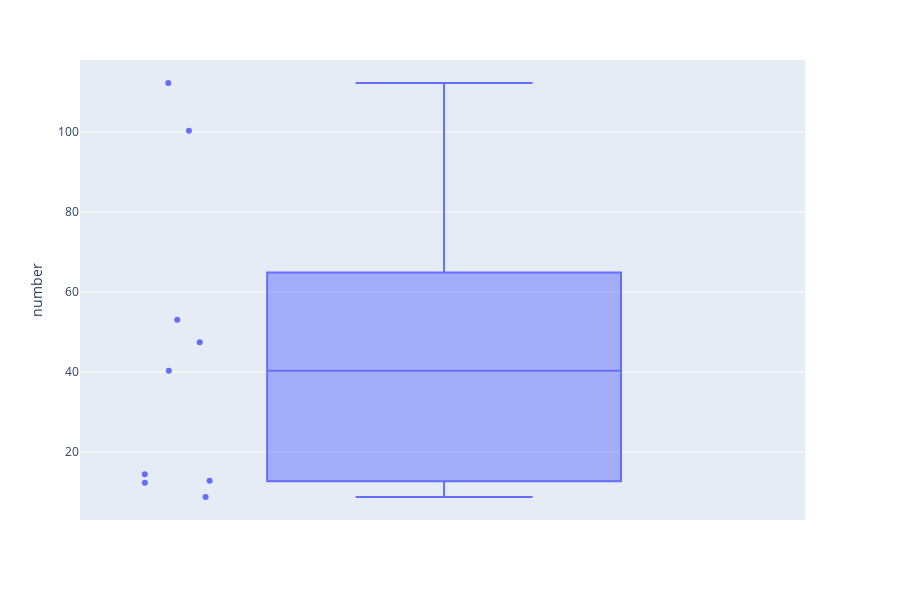

Source (notebook cell):
### Code cell
fig = px.box(chain_number, y="number", points='all')
fig.show()

### Figure 1 — Plotly figure (JSON) as saved in the notebook; plotly's stock layout.template omitted (floating-point values rounded to 4 significant figures)
{"data": [{"alignmentgroup": "True", "boxpoints": "all", "hoverlabel": {"namelength": 0}, "hovertemplate": "number=%{y}", "legendgroup": "", "marker": {"color": "#636efa"}, "name": "", "notched": false, "offsetgroup": "", "orientation": "v", "showlegend": false, "type": "box", "x0": " ", "xaxis": "x", "y": [8.679, 12.27, 12.73, 14.38, 40.32, 47.43, 53.03, 100.4, 112.3], "y0": " ", "yaxis": "y"}], "layout": {"boxmode": "group", "height": 600, "legend": {"tracegroupgap": 0}, "margin": {"t": 60}, "xaxis": {"anchor": "y", "domain": [0, 0.98]}, "yaxis": {"anchor": "x", "domain": [0, 1], "title": {"text": "number"}}}}
